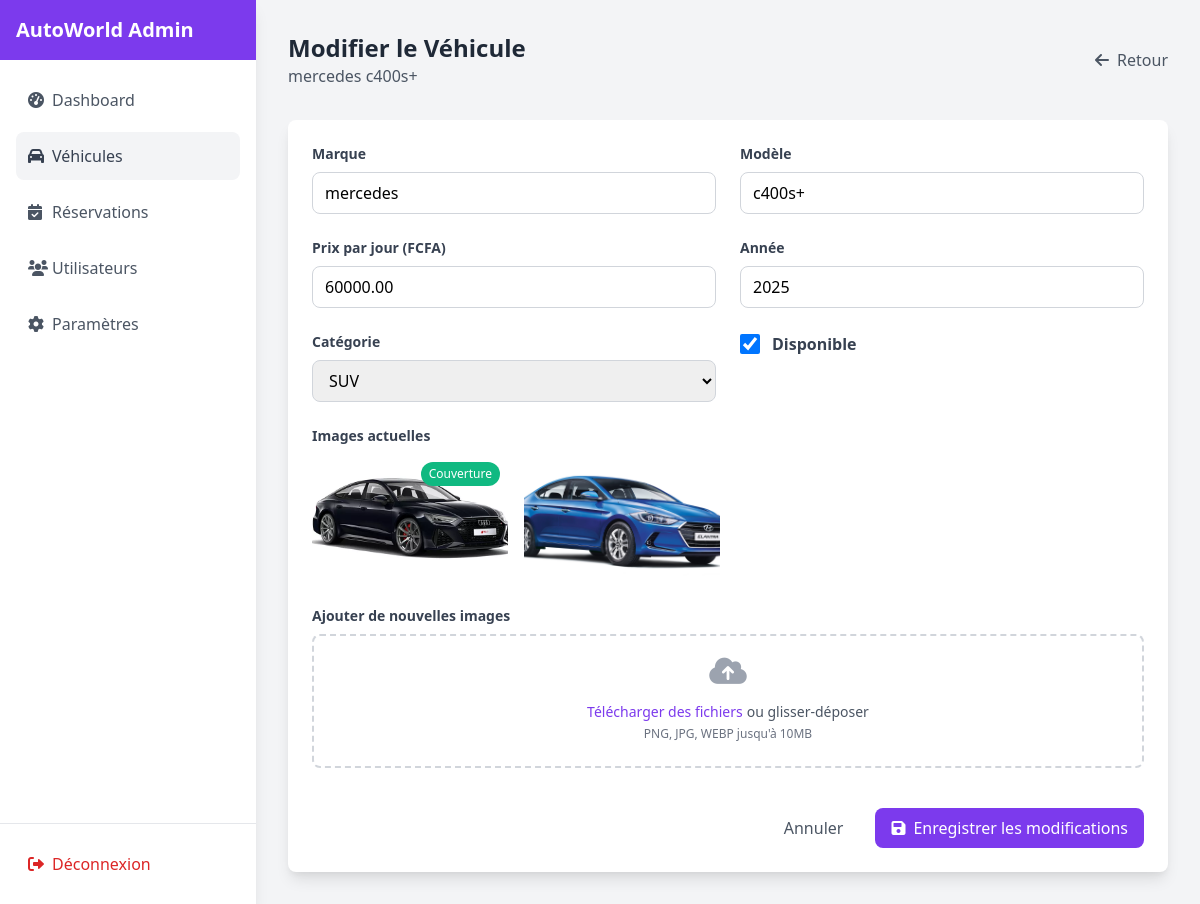
Screenshot of /admin/modifier-vehicule.php?id=35 (signed in) with the database file from the repository.
### tables this page shows
CREATE TABLE IF NOT EXISTS `louer` (
  `id` int NOT NULL AUTO_INCREMENT,
  `marque` varchar(100) NOT NULL,
  `modele` varchar(100) NOT NULL,
  `prix_jour` decimal(10,2) NOT NULL,
  `disponibilite` tinyint(1) DEFAULT '1',
  `annee` int NOT NULL,
  `categorie` varchar(50) NOT NULL,
  `image_url` varchar(255) DEFAULT NULL,
  `disponible` tinyint(1) NOT NULL DEFAULT '1',
  `created_at` timestamp NULL DEFAULT CURRENT_TIMESTAMP,
  PRIMARY KEY (`id`)
);

CREATE TABLE IF NOT EXISTS `images` (
  `id` int NOT NULL AUTO_INCREMENT,
  `voiture_id` int DEFAULT NULL,
  `image_url` varchar(255) DEFAULT NULL,
  `is_cover` tinyint(1) DEFAULT '0',
  PRIMARY KEY (`id`),
  KEY `voiture_id` (`voiture_id`)
);

### admin/modifier-vehicule.php (the view, shortened to what this page needs)
<?php
require_once 'cnx.php';
$id = isset($_GET['id']) ? (int)$_GET['id'] : 0;
try {
    $stmt = $conn->prepare("SELECT * FROM louer WHERE id = ?");
    $stmt->execute([$id]);
    $vehicule = $stmt->fetch(PDO::FETCH_ASSOC);
    $stmt = $conn->prepare("SELECT * FROM images WHERE voiture_id = ? ORDER BY is_cover DESC");
    $stmt->execute([$id]);
    $images = $stmt->fetchAll(PDO::FETCH_ASSOC);
} catch(PDOException $e) {
    $_SESSION['error'] = "Erreur lors de la récupération du véhicule: " . $e->getMessage();
    header('Location: vehicules.php');
    exit();
}
?>
<!DOCTYPE html>
<html lang="fr">
<head>
    <link href="https://cdn.jsdelivr.net/npm/tailwindcss@2.2.19/dist/tailwind.min.css" rel="stylesheet">
    <link rel="stylesheet" href="https://cdnjs.cloudflare.com/ajax/libs/font-awesome/6.0.0/css/all.min.css">
</head>
<body class="bg-gray-100">
    <div class="fixed inset-y-0 left-0 w-64 bg-white shadow-lg">
        <div class="flex flex-col h-full">
            <div class="p-4 bg-purple-600">
                <h2 class="text-white text-xl font-bold">AutoWorld Admin</h2>
            </div>
            <nav class="flex-1 p-4 space-y-2">
                <a href="dashboard.php" class="flex items-center p-3 text-gray-600 hover:bg-gray-100 rounded-lg">
                    <i class="fas fa-tachometer-alt w-6"></i>
                    <span>Dashboard</span>
                </a>
                <a href="vehicules.php" class="flex items-center p-3 text-gray-700 bg-gray-100 rounded-lg">
                    <i class="fas fa-car w-6"></i>
                    <span>Véhicules</span>
                </a>
                <a href="reservations.php" class="flex items-center p-3 text-gray-600 hover:bg-gray-100 rounded-lg">
                    <i class="fas fa-calendar-check w-6"></i>
                    <span>Réservations</span>
                </a>
                <a href="users.php" class="flex items-center p-3 text-gray-600 hover:bg-gray-100 rounded-lg">
                    <i class="fas fa-users w-6"></i>
                    <span>Utilisateurs</span>
                </a>
                <a href="settings.php" class="flex items-center p-3 text-gray-600 hover:bg-gray-100 rounded-lg">
                    <i class="fas fa-cog w-6"></i>
                    <span>Paramètres</span>
                </a>
            </nav>
            <div class="p-4 border-t">
                <a href="logout.php" class="flex items-center p-3 text-red-600 hover:bg-red-50 rounded-lg">
                    <i class="fas fa-sign-out-alt w-6"></i>
                    <span>Déconnexion</span>
                </a>
            </div>
        </div>
    </div>
    <div class="ml-64 p-8">
        <div class="max-w-4xl mx-auto">
            <div class="flex justify-between items-center mb-8">
                <div>
                    <h1 class="text-2xl font-bold text-gray-800">Modifier le Véhicule</h1>
                    <p class="text-gray-600">
                        <?php echo htmlspecialchars($vehicule['marque'] . ' ' . $vehicule['modele']); ?>
                    </p>
                </div>
                <a href="vehicules.php" class="text-gray-600 hover:text-gray-800">
                    <i class="fas fa-arrow-left mr-2"></i>Retour
                </a>
            </div>
            <form method="POST" enctype="multipart/form-data" class="bg-white rounded-lg shadow-lg p-6">
                <div class="grid grid-cols-1 md:grid-cols-2 gap-6">
                    <div>
                        <label class="block text-gray-700 text-sm font-bold mb-2" for="marque">
                            Marque
                        </label>
                        <input type="text" id="marque" name="marque" required
                            value="<?php echo htmlspecialchars($vehicule['marque']); ?>"
                            class="w-full px-3 py-2 border border-gray-300 rounded-lg focus:outline-none focus:border-purple-500">
                    </div>
                    <div>
                        <label class="block text-gray-700 text-sm font-bold mb-2" for="modele">
                            Modèle
                        </label>
                        <input type="text" id="modele" name="modele" required
                            value="<?php echo htmlspecialchars($vehicule['modele']); ?>"
                            class="w-full px-3 py-2 border border-gray-300 rounded-lg focus:outline-none focus:border-purple-500">
                    </div>
                    <div>
                        <label class="block text-gray-700 text-sm font-bold mb-2" for="prix_jour">
                            Prix par jour (FCFA)
                        </label>
                        <input type="number" id="prix_jour" name="prix_jour" required
                            value="<?php echo htmlspecialchars($vehicule['prix_jour']); ?>"
                            class="w-full px-3 py-2 border border-gray-300 rounded-lg focus:outline-none focus:border-purple-500">
                    </div>
                    <div>
                        <label class="block text-gray-700 text-sm font-bold mb-2" for="annee">
                            Année
                        </label>
                        <input type="number" id="annee" name="annee" required
                            value="<?php echo htmlspecialchars($vehicule['annee']); ?>"
                            class="w-full px-3 py-2 border border-gray-300 rounded-lg focus:outline-none focus:border-purple-500">
                    </div>
                    <div>
                        <label class="block text-gray-700 text-sm font-bold mb-2" for="categorie">
                            Catégorie
                        </label>
                        <select id="categorie" name="categorie" required
                            class="w-full px-3 py-2 border border-gray-300 rounded-lg focus:outline-none focus:border-purple-500">
                            <?php
                            $categories = ['SUV', 'Berline', '4x4', 'Citadine', 'Luxe'];
                            foreach ($categories as $cat) {
                                $selected = ($vehicule['categorie'] === $cat) ? 'selected' : '';
                                echo "<option value=\"$cat\" $selected>$cat</option>";
                            }
                            ?>
                        </select>
                    </div>
                    <div>
                        <label class="flex items-center space-x-3">
                            <input type="checkbox" name="disponibilite"
                                <?php echo $vehicule['disponibilite'] ? 'checked' : ''; ?>
                                class="form-checkbox h-5 w-5 text-purple-600">
                            <span class="text-gray-700 font-bold">Disponible</span>
                        </label>
                    </div>
                </div>
                <div class="mt-6">
                    <label class="block text-gray-700 text-sm font-bold mb-2">
                        Images actuelles
                    </label>
                    <div class="grid grid-cols-2 md:grid-cols-4 gap-4">
                        <?php foreach ($images as $image): ?>
                        <div class="relative group">
                            <img src="../<?php echo htmlspecialchars($image['image_url']); ?>"
                                 class="w-full h-32 object-cover rounded-lg">
                            <?php if ($image['is_cover']): ?>
                            <span class="absolute top-2 right-2 bg-green-500 text-white text-xs px-2 py-1 rounded-full">
                                Couverture
                            </span>
                            <?php endif; ?>
                        </div>
                        <?php endforeach; ?>
                    </div>
                </div>
                <div class="mt-6">
                    <label class="block text-gray-700 text-sm font-bold mb-2">
                        Ajouter de nouvelles images
                    </label>
                    <div class="mt-2 flex justify-center px-6 pt-5 pb-6 border-2 border-gray-300 border-dashed rounded-lg">
                        <div class="space-y-1 text-center">
                            <i class="fas fa-cloud-upload-alt text-gray-400 text-3xl mb-3"></i>
                            <div class="flex text-sm text-gray-600">
                                <label for="images" class="relative cursor-pointer bg-white rounded-md font-medium text-purple-600 hover:text-purple-500 focus-within:outline-none focus-within:ring-2 focus-within:ring-offset-2 focus-within:ring-purple-500">
                                    <span>Télécharger des fichiers</span>
                                </label>
                                <p class="pl-1">ou glisser-déposer</p>
                            </div>
                            <p class="text-xs text-gray-500">PNG, JPG, WEBP jusqu'à 10MB</p>
                        </div>
                    </div>
                </div>
                <div class="mt-6 flex justify-end space-x-4">
                    <button type="button" onclick="window.location.href='vehicules.php'"
                        class="px-4 py-2 text-gray-600 hover:text-gray-800">
                        Annuler
                    </button>
                    <button type="submit"
                        class="px-4 py-2 bg-purple-600 text-white rounded-lg hover:bg-purple-700 focus:outline-none focus:ring-2 focus:ring-purple-500 focus:ring-offset-2">
                        <i class="fas fa-save mr-2"></i>Enregistrer les modifications
                    </button>
                </div>
            </form>
        </div>
    </div>
</body>
</html>

### rows the page displays
louer: marque+modele "mercedes c400s+", marque "mercedes", modele "c400s+", prix_jour "60000.00", annee "2025", disponibilite "☑"
images: image_url (picture), is_cover "Couverture"
images: image_url (picture)

### other values shown
form field categorie "SUV"
